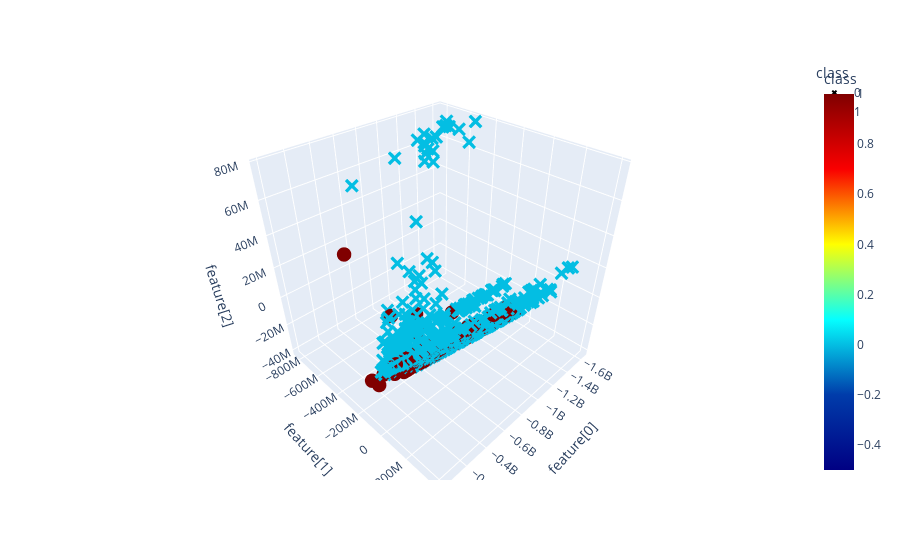

Write notebook code for a chart like this one.
### Code cell
run_analysis_pipeline('features_128_lesion_mask.csv')

### Figure 1 — Plotly figure (JSON) as saved in the notebook; plotly's stock layout.template omitted (floating-point values rounded to 4 significant figures; data arrays with more than 128 entries replaced by an {"elided": "..."} marker saying what was removed)
{"data": [{"hovertemplate": "class=%{marker.color}<br>feature[0]=%{x}<br>feature[1]=%{y}<br>feature[2]=%{z}<extra></extra>", "legendgroup": "0", "marker": {"color": {"elided": "1398 int values"}, "coloraxis": "coloraxis", "size": 5, "symbol": "x"}, "mode": "markers", "name": "0", "scene": "scene", "showlegend": true, "type": "scatter3d", "x": {"elided": "1398 float values"}, "y": {"elided": "1398 float values"}, "z": {"elided": "1398 float values"}}, {"hovertemplate": "class=%{marker.color}<br>feature[0]=%{x}<br>feature[1]=%{y}<br>feature[2]=%{z}<extra></extra>", "legendgroup": "1", "marker": {"color": {"elided": "1399 int values"}, "coloraxis": "coloraxis", "size": 5, "symbol": "circle"}, "mode": "markers", "name": "1", "scene": "scene", "showlegend": true, "type": "scatter3d", "x": {"elided": "1399 float values"}, "y": {"elided": "1399 float values"}, "z": {"elided": "1399 float values"}}], "layout": {"coloraxis": {"colorbar": {"title": {"text": "class"}}, "colorscale": [[0, "rgb(0,0,131)"], [0.2, "rgb(0,60,170)"], [0.4, "rgb(5,255,255)"], [0.6, "rgb(255,255,0)"], [0.8, "rgb(250,0,0)"], [1, "rgb(128,0,0)"]]}, "legend": {"title": {"text": "class"}, "tracegroupgap": 0}, "margin": {"t": 60}, "scene": {"domain": {"x": [0, 1], "y": [0, 1]}, "xaxis": {"title": {"text": "feature[0]"}}, "yaxis": {"title": {"text": "feature[1]"}}, "zaxis": {"title": {"text": "feature[2]"}}}}}
